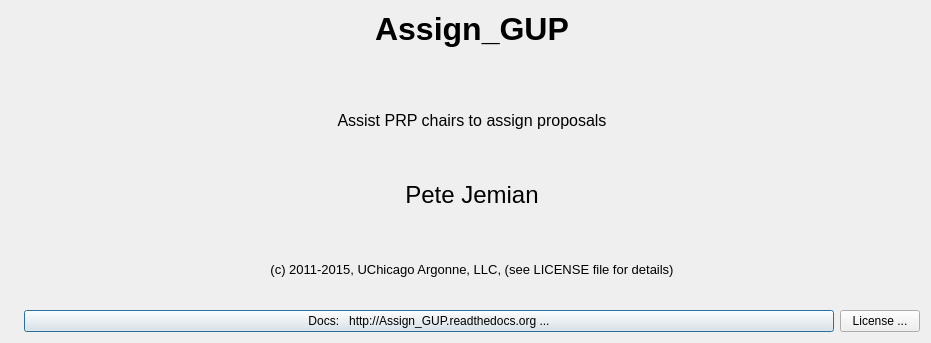
<?xml version="1.0" encoding="UTF-8"?>
<ui version="4.0">
 <class>Dialog</class>
 <widget class="QDialog" name="Dialog">
  <property name="windowModality">
   <enum>Qt::ApplicationModal</enum>
  </property>
  <property name="geometry">
   <rect>
    <x>0</x>
    <y>0</y>
    <width>931</width>
    <height>343</height>
   </rect>
  </property>
  <property name="windowTitle">
   <string>About Assign_GUP</string>
  </property>
  <layout class="QGridLayout" name="gridLayout">
   <item row="0" column="0">
    <layout class="QHBoxLayout" name="horizontalLayout_2" stretch="0,1">
     <item>
      <layout class="QVBoxLayout" name="verticalLayout_5">
       <item>
        <widget class="QLabel" name="icon">
         <property name="text">
          <string/>
         </property>
         <property name="pixmap">
          <pixmap>logo2.png</pixmap>
         </property>
         <property name="alignment">
          <set>Qt::AlignLeading|Qt::AlignLeft|Qt::AlignTop</set>
         </property>
        </widget>
       </item>
      </layout>
     </item>
     <item>
      <layout class="QVBoxLayout" name="verticalLayout_main" stretch="0,0,0,0,0">
       <item>
        <widget class="QLabel" name="title">
         <property name="font">
          <font>
           <pointsize>24</pointsize>
           <weight>75</weight>
           <bold>true</bold>
          </font>
         </property>
         <property name="text">
          <string>Assign_GUP</string>
         </property>
         <property name="alignment">
          <set>Qt::AlignHCenter|Qt::AlignTop</set>
         </property>
        </widget>
       </item>
       <item>
        <widget class="QLabel" name="description">
         <property name="font">
          <font>
           <pointsize>12</pointsize>
          </font>
         </property>
         <property name="text">
          <string>Assist PRP chairs to assign proposals</string>
         </property>
         <property name="alignment">
          <set>Qt::AlignCenter</set>
         </property>
        </widget>
       </item>
       <item>
        <widget class="QLabel" name="authors">
         <property name="font">
          <font>
           <pointsize>18</pointsize>
          </font>
         </property>
         <property name="text">
          <string>Pete Jemian</string>
         </property>
         <property name="alignment">
          <set>Qt::AlignCenter</set>
         </property>
        </widget>
       </item>
       <item>
        <widget class="QLabel" name="copyright">
         <property name="font">
          <font>
           <pointsize>10</pointsize>
          </font>
         </property>
         <property name="text">
          <string>(c) 2011-2015, UChicago Argonne, LLC, (see LICENSE file for details)</string>
         </property>
         <property name="alignment">
          <set>Qt::AlignCenter</set>
         </property>
        </widget>
       </item>
       <item>
        <layout class="QHBoxLayout" name="horizontalLayout" stretch="1,0">
         <item>
          <widget class="QPushButton" name="docs_pb">
           <property name="text">
            <string>Docs:   http://Assign_GUP.readthedocs.org ...</string>
           </property>
          </widget>
         </item>
         <item>
          <widget class="QPushButton" name="license_pb">
           <property name="text">
            <string>License ...</string>
           </property>
          </widget>
         </item>
        </layout>
       </item>
      </layout>
     </item>
    </layout>
   </item>
  </layout>
 </widget>
 <resources/>
 <connections/>
</ui>
